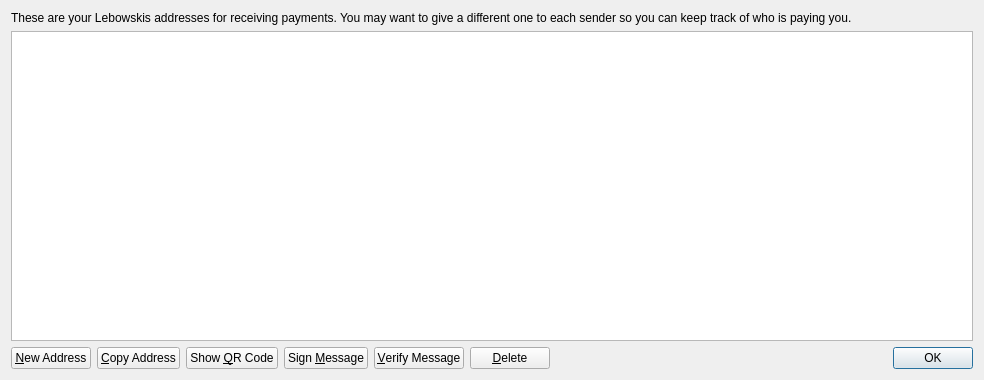
<?xml version="1.0" encoding="UTF-8"?>
<ui version="4.0">
 <class>AddressBookPage</class>
 <widget class="QWidget" name="AddressBookPage">
  <property name="geometry">
   <rect>
    <x>0</x>
    <y>0</y>
    <width>984</width>
    <height>380</height>
   </rect>
  </property>
  <property name="windowTitle">
   <string>Address Book</string>
  </property>
  <layout class="QVBoxLayout" name="verticalLayout">
   <item>
    <widget class="QLabel" name="labelExplanation">
     <property name="text">
      <string>These are your Lebowskis addresses for receiving payments. You may want to give a different one to each sender so you can keep track of who is paying you.</string>
     </property>
     <property name="textFormat">
      <enum>Qt::PlainText</enum>
     </property>
     <property name="wordWrap">
      <bool>true</bool>
     </property>
    </widget>
   </item>
   <item>
    <widget class="QTableView" name="tableView">
     <property name="contextMenuPolicy">
      <enum>Qt::CustomContextMenu</enum>
     </property>
     <property name="toolTip">
      <string>Double-click to edit address or label</string>
     </property>
     <property name="tabKeyNavigation">
      <bool>false</bool>
     </property>
     <property name="alternatingRowColors">
      <bool>true</bool>
     </property>
     <property name="selectionMode">
      <enum>QAbstractItemView::SingleSelection</enum>
     </property>
     <property name="selectionBehavior">
      <enum>QAbstractItemView::SelectRows</enum>
     </property>
     <property name="sortingEnabled">
      <bool>true</bool>
     </property>
     <attribute name="verticalHeaderVisible">
      <bool>false</bool>
     </attribute>
    </widget>
   </item>
   <item>
    <layout class="QHBoxLayout" name="horizontalLayout">
     <item>
      <widget class="QPushButton" name="newAddress">
       <property name="toolTip">
        <string>Create a new address</string>
       </property>
       <property name="text">
        <string>&amp;New Address</string>
       </property>
       <property name="icon">
        <iconset resource="../bitcoin.qrc">
         <normaloff>:/icons/add</normaloff>:/icons/add</iconset>
       </property>
      </widget>
     </item>
     <item>
      <widget class="QPushButton" name="copyAddress">
       <property name="toolTip">
        <string>Copy the currently selected address to the system clipboard</string>
       </property>
       <property name="text">
        <string>&amp;Copy Address</string>
       </property>
       <property name="icon">
        <iconset resource="../bitcoin.qrc">
         <normaloff>:/icons/editcopy</normaloff>:/icons/editcopy</iconset>
       </property>
      </widget>
     </item>
     <item>
      <widget class="QPushButton" name="showQRCode">
       <property name="text">
        <string>Show &amp;QR Code</string>
       </property>
       <property name="icon">
        <iconset resource="../bitcoin.qrc">
         <normaloff>:/icons/qrcode</normaloff>:/icons/qrcode</iconset>
       </property>
      </widget>
     </item>
     <item>
      <widget class="QPushButton" name="signMessage">
       <property name="toolTip">
        <string>Sign a message to prove you own a Lebowskis address</string>
       </property>
       <property name="text">
        <string>Sign &amp;Message</string>
       </property>
       <property name="icon">
        <iconset resource="../bitcoin.qrc">
         <normaloff>:/icons/edit</normaloff>:/icons/edit</iconset>
       </property>
      </widget>
     </item>
     <item>
      <widget class="QPushButton" name="verifyMessage">
       <property name="toolTip">
        <string>Verify a message to ensure it was signed with a specified Lebowskis address</string>
       </property>
       <property name="text">
        <string>&amp;Verify Message</string>
       </property>
       <property name="icon">
        <iconset resource="../bitcoin.qrc">
         <normaloff>:/icons/transaction_0</normaloff>:/icons/transaction_0</iconset>
       </property>
      </widget>
     </item>
     <item>
      <widget class="QPushButton" name="deleteAddress">
       <property name="toolTip">
        <string>Delete the currently selected address from the list</string>
       </property>
       <property name="text">
        <string>&amp;Delete</string>
       </property>
       <property name="icon">
        <iconset resource="../bitcoin.qrc">
         <normaloff>:/icons/remove</normaloff>:/icons/remove</iconset>
       </property>
      </widget>
     </item>
     <item>
      <spacer name="horizontalSpacer">
       <property name="orientation">
        <enum>Qt::Horizontal</enum>
       </property>
       <property name="sizeHint" stdset="0">
        <size>
         <width>40</width>
         <height>20</height>
        </size>
       </property>
      </spacer>
     </item>
     <item>
      <widget class="QDialogButtonBox" name="buttonBox">
       <property name="sizePolicy">
        <sizepolicy hsizetype="Maximum" vsizetype="Fixed">
         <horstretch>0</horstretch>
         <verstretch>0</verstretch>
        </sizepolicy>
       </property>
       <property name="standardButtons">
        <set>QDialogButtonBox::Ok</set>
       </property>
      </widget>
     </item>
    </layout>
   </item>
  </layout>
 </widget>
 <resources>
  <include location="../bitcoin.qrc"/>
 </resources>
 <connections/>
</ui>
